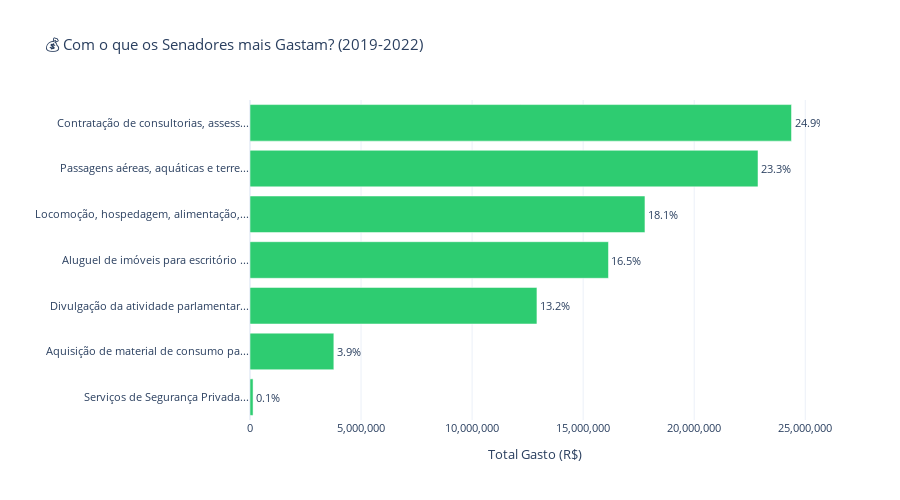

This figure's notebook cell:
### Code cell
# Gráfico de Barras Horizontal - Gastos por Tipo
gastos_por_tipo['Tipo Curto'] = gastos_por_tipo['Tipo de Despesa'].str[:35] + '...'

fig2 = px.bar(
    gastos_por_tipo,
    x='Total Gasto',
    y='Tipo Curto',
    orientation='h',
    title='💰 Com o que os Senadores mais Gastam? (2019-2022)',
    text='Percentual',
    hover_name='Tipo de Despesa'
)

fig2.update_layout(
    xaxis_title='Total Gasto (R$)',
    yaxis_title='',
    xaxis_tickformat=',.0f',
    template='plotly_white',
    font=dict(size=11),
    height=500,
    margin=dict(l=250),
    yaxis={'categoryorder':'total ascending'}
)

fig2.update_traces(
    texttemplate='%{text:.1f}%',
    textposition='outside',
    marker_color='#2ecc71'
)

fig2.show()

### Figure 1 — Plotly figure (JSON) as saved in the notebook; plotly's stock layout.template omitted (floating-point values rounded to 4 significant figures)
{"data": [{"hovertemplate": "<b>%{hovertext}</b><br><br>Total Gasto=%{x}<br>Tipo Curto=%{y}<br>Percentual=%{text}<extra></extra>", "hovertext": ["Contratação de consultorias, assessorias, pesquisas, trabalhos técnicos e outros serviços de apoio ao exercício do mandato parlamentar", "Passagens aéreas, aquáticas e terrestres nacionais", "Locomoção, hospedagem, alimentação, combustíveis e lubrificantes", "Aluguel de imóveis para escritório político, compreendendo despesas concernentes a eles.", "Divulgação da atividade parlamentar", "Aquisição de material de consumo para uso no escritório político, inclusive aquisição ou locação de software, despesas postais, aquisição de publicações, locação de móveis e de equipamentos. ", "Serviços de Segurança Privada"], "legendgroup": "", "marker": {"color": "#2ecc71", "pattern": {"shape": ""}}, "name": "", "orientation": "h", "showlegend": false, "text": [24.9, 23.3, 18.1, 16.5, 13.2, 3.9, 0.1], "textposition": "outside", "texttemplate": "%{text:.1f}%", "type": "bar", "x": [24380000.0, 22870000.0, 17780000.0, 16140000.0, 12920000.0, 3775000.0, 138100.0], "xaxis": "x", "y": ["Contratação de consultorias, assess...", "Passagens aéreas, aquáticas e terre...", "Locomoção, hospedagem, alimentação,...", "Aluguel de imóveis para escritório ...", "Divulgação da atividade parlamentar...", "Aquisição de material de consumo pa...", "Serviços de Segurança Privada..."], "yaxis": "y"}], "layout": {"barmode": "relative", "font": {"size": 11}, "height": 500, "legend": {"tracegroupgap": 0}, "margin": {"l": 250}, "title": {"text": "💰 Com o que os Senadores mais Gastam? (2019-2022)"}, "xaxis": {"anchor": "y", "domain": [0, 1], "tickformat": ",.0f", "title": {"text": "Total Gasto (R$)"}}, "yaxis": {"anchor": "x", "categoryorder": "total ascending", "domain": [0, 1], "title": {"text": ""}}}}
